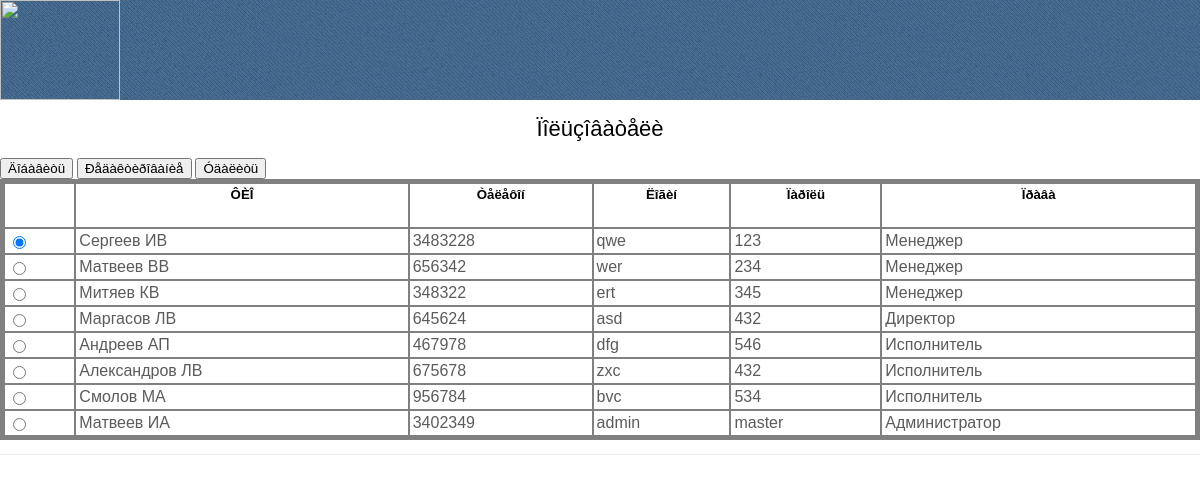
/servicecentre/user.php, run on the app's committed database.
### tables this page shows
CREATE TABLE IF NOT EXISTS `worker` (
  `idworker` int(11) NOT NULL AUTO_INCREMENT,
  `fio` char(80) DEFAULT NULL,
  `post` char(80) DEFAULT NULL,
  `phone` char(80) DEFAULT NULL,
  `login` char(80) DEFAULT NULL,
  `parol` char(80) DEFAULT NULL,
  PRIMARY KEY (`idworker`)
);

### servicecentre/user.php (the view, shortened to what this page needs)
<html >
<head>
<link href="style.css" rel="stylesheet" type="text/css" media="screen" />
</head>
<body>
<div id="wrapper">
	<div id="header-wrapper1">
 			<div id="logo">
				<a href="project.php"> <img src="images/ëîãî.jpg" width="120" height="100"> </a>
			</div>
		<div id="header1" class="container">
<?
require "menu.php";
?>
		</div>
	</div>
		<div style="clear: both;">
        			<div class="post">
     <br>
 <form name="form2"  method="post"  >
 <?
 		 $s="select * from worker";
		 $r=mysql_query($s);
 ?>
   <div  style="font-size:22px; color:#000" align="center">Ïîëüçîâàòåëè</div>
      <br>
 <input  type="button"  name="button4"   onclick="this.form.action='upduser.php?upd=0&step=1'; this.form.submit();" value="Äîáàâèòü">
 <input  type="button"  name="button4" <? if (mysql_num_rows($r)==0) {?>    disabled="disabled"<? }?>   onclick="this.form.action='upduser.php?upd=1&step=1'; this.form.submit();" value="Ðåäàêòèðîâàíèå">
<input  type="button"  name="button" <? if (mysql_num_rows($r)==0) {?>    disabled="disabled"<? }?>  onclick="qwest=window.confirm('Âû äåéñòâèòåëüíî õîòèòå óäàëèòü çàïèñü?');  if (qwest) {this.form.action='delworker.php'; this.form.submit();}" value="Óäàëèòü">
  <table WIDTH=100% border=4  bordercolor="grey" cellspacing=0 cellpadding=3>
									<tr>
		<td  ><font color=white>&nbsp;</font></td>
		<td   align="center" valign="middle"><h5 style="color:#000">ÔÈÎ</h5></td>
		<td   align="center" valign="middle"><h5 style="color:#000">Òåëåôîí</h5></td>
		<td   align="center" valign="middle"><h5 style="color:#000">Ëîãèí</h5></td>
		<td   align="center" valign="middle"><h5 style="color:#000">Ïàðîëü</h5></td>
		<td   align="center" valign="middle"><h5 style="color:#000">Ïðàâà</h5></td>
		</tr>
        <?
			for ($i=0;$i<mysql_num_rows($r);$i++)
			  {
				$f=mysql_fetch_array($r);
				echo "<tr>";
	if ($i==0)
    echo "<td><input type=radio checked=checked name=Arr[] value=".$f ['idworker']."> </td>";
	else
    echo "<td><input type=radio name=Arr[] value=".$f ['idworker']."> </td>";
				echo "
				<td> ".$f['fio']."&nbsp; </td>
				<td> ".$f['phone']."&nbsp; </td>
				<td> ".$f['login']."&nbsp; </td>
				<td> ".$f['parol']."&nbsp; </td>
				<td> ".$f['post']."&nbsp; </td>";
				echo "</tr>";
			  }
		?>
  </table>
</form>
             </div>
	</div>
</div>
</body>
</html>

### servicecentre/menu.php (shortened to what this page needs)
<div id="menu" >
</div>

### servicecentre/style.css (style rules this page uses)
body { margin: 0; padding: 0; background: #FFFFFF; font-family: Arial, Helvetica, sans-serif; font-size: 14px; color: #5B5B5B; }
a { color: #5E5E5E; }
.container { width: 800px; margin: 0px auto; }
#header-wrapper1 { overflow: hidden; height: 100px; background: url(images/img01.jpg) repeat; }
#header1 { width: 600; height: 150px; margin: 0 auto; padding: 0px 0px; }
#logo { float: left; width: 0px; margin: 0; padding: 0; color: #FFFFFF; }
#logo a { border: none; background: none; text-decoration: none; color: #000000; }
#menu { width: 800px; height: 90px; margin: 0 auto; padding: 0; }
.post { overflow: hidden; margin-bottom: 40px; border-bottom: 1px solid #E7EBED; }

### data on the page
worker: fio "Сергеев ИВ", phone "3483228", login "qwe", parol "123", post "Менеджер"
worker: fio "Матвеев ВВ", phone "656342", login "wer", parol "234", post "Менеджер"
worker: fio "Митяев КВ", phone "348322", login "ert", parol "345", post "Менеджер"
worker: fio "Маргасов ЛВ", phone "645624", login "asd", parol "432", post "Директор"
worker: fio "Андреев АП", phone "467978", login "dfg", parol "546", post "Исполнитель"
worker: fio "Александров ЛВ", phone "675678", login "zxc", parol "432", post "Исполнитель"
worker: fio "Смолов МА", phone "956784", login "bvc", parol "534", post "Исполнитель"
worker: fio "Матвеев ИА", phone "3402349", login "admin", parol "master", post "Администратор"
